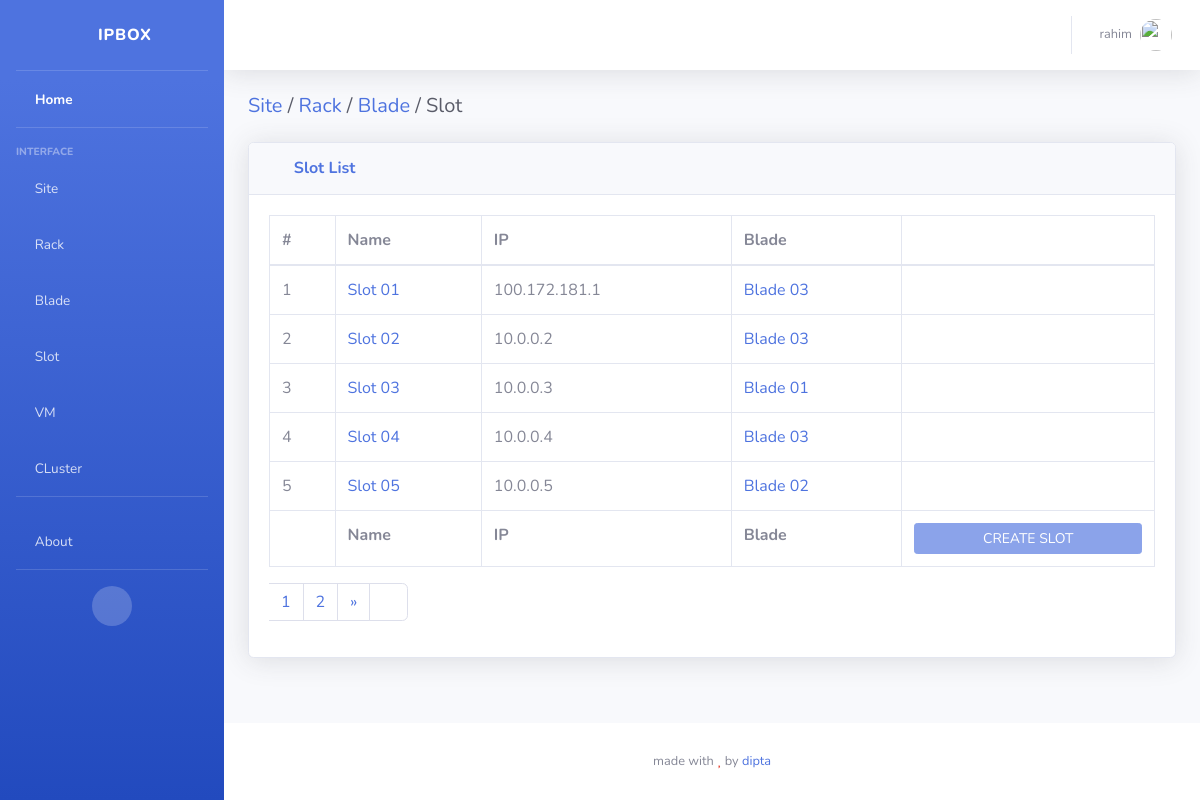
Page /slots/ (signed in) on the committed database.
### slotapp/models.py (models this page shows, shortened)
class Slot(models.Model):
  name    = models.CharField(max_length=128)
  ip      = models.GenericIPAddressField()
  blade   = models.ForeignKey(Blade, related_name="slots", on_delete=models.CASCADE)
  class Meta:
    verbose_name_plural = "Slots"

### bladeapp/models.py (models this page shows, shortened)
class Blade(models.Model):
  name    = models.CharField(max_length=128)
  ip      = models.GenericIPAddressField()
  rack    = models.ForeignKey(Rack, related_name="blades", on_delete=models.CASCADE)
  class Meta:
    verbose_name_plural = "Blades"

### slotapp/views.py (the view)
# urls.py: path('', views.slotList, name="slots"),
def slotList(request):
  dataPerPage = 5
  pageNum = request.GET.get('page', 1)
  slots = Slot.objects.all()
  p = Paginator(slots, dataPerPage)
  page_obj = p.page(pageNum)
  context = {
    'page_obj': page_obj,
    'generalUser': generalUser(request.user),
    'adminUser': adminUser(request.user)
  }
  return render(request, 'slotapp/slots.html', context)

### accounts/views/management.py (called while the page is built)
def generalUser(user):
    res = False
    try:
        if user is None:
            raise ValueError('User Not Found!')
        if not user.is_active:
            raise ValueError('User Not Active!')
        if user.is_authenticated:
            res = True
    except Exception as err:
        pass
    return res

def adminUser(user):
    res = False
    try:
        if generalUser(user):
            if user.is_superuser or user.is_staff:
                res = True
    except Exception as err:
        pass
    return res

### slotapp/templates/slotapp/slots.html
{% extends 'sbadmin/base.html' %}{% load static %} {% block content %}
<div class="d-sm-flex align-items-center justify-content-between mb-4">
  <h1 class="h5 mb-0 text-gray-800">
    <a href="{% url 'siteapp:sites' %}">Site<a/> /
    <a href="{% url 'rackapp:racks' %}">Rack<a/> /
    <a href="{% url 'bladeapp:blades' %}">Blade<a/> / Slot
  </h1>
</div>
<div class="card shadow mb-4">
  <div class="card-header py-3">
    <h6 class="m-0 font-weight-bold text-primary"><i class="fas fa-table mr-2"></i> Slot List</h6>
  </div>
  <div class="card-body">
    <div class="table-responsive">
      <table
        class="table table-bordered"
        id="dataTable"
        width="100%"
        cellspacing="0"
      >
        <thead>
          <tr>
            <th>#</th>
            <th>Name</th>
            <th>IP</th>
            <th>Blade</th>
            <th></th>
          </tr>
        </thead>
        <tfoot>
          <tr>
            <th></th>
            <th>Name</th>
            <th>IP</th>
            <th>Blade</th>
            <th>
              {% if adminUser %}
                <a href="{% url 'slotapp:slot_create' %}"
                  class="btn btn-primary btn-sm btn-block">CREATE SLOT</a>
              {% else %}
                <div class="btn btn-primary btn-sm btn-block disabled customNotAllowed">CREATE SLOT</div>
							{% endif %}
            </th>
          </tr>
        </tfoot>
        <tbody>
          {% for slot in page_obj %}
          <tr>
            <td>{{ forloop.counter }}</td>
            <td>
              <a href="{% url 'slotapp:slot_query' slot.id %}"
                class="text-primary">
                {{ slot.name }}
              </a>
            </td>
            <td>{{ slot.ip }}</td>
            <td>
              <a href="{% url 'bladeapp:blade_query' slot.blade.id %}"
                class="text-primary">
                {{ slot.blade.name }}
              </a>
            </td>
            <td class="text-center">
              {% if adminUser %}
                <a href="{% url 'slotapp:slot_update' slot.id %}"
                  class="text-info mr-4" title="edit">
                  <i class="fas fa-edit"></i>
                </a>
                <a href="#" class="text-danger ml-4" title="delete">
                  <i class="fas fa-trash-alt"></i>
                </a>
              {% else %}
                <span class="text-info mr-4 customNotAllowed" title="edit">
                  <i class="fas fa-edit"></i>
                </span>
                <span class="text-danger ml-4 customNotAllowed" title="delete">
                  <i class="fas fa-trash-alt"></i>
                </span>
              {% endif %}
            </td>
          </tr>
          {% endfor %}
        </tbody>
      </table>
      {% include 'core/pagination.html' %}
    </div>
  </div>
</div>
{% endblock content %}

### templates/sbadmin/components/navbar.html (shortened to what this page needs)
{% load static %}
<nav class="navbar navbar-expand navbar-light bg-white topbar mb-4 static-top shadow">
  <ul class="navbar-nav ml-auto">
    {% if user.is_authenticated %}
    <li class="nav-item dropdown no-arrow">
      <a
        class="nav-link dropdown-toggle"
        href="#"
        id="userDropdown"
        role="button"
        data-toggle="dropdown"
        aria-haspopup="true"
        aria-expanded="false"
      >
        <span class="mr-2 d-none d-lg-inline text-gray-600 small">
          {{user.username}}
        </span>
        <img
          class="img-profile rounded-circle"
          src="{% static 'themes/sbadmin/img/undraw_profile.svg' %}"
        />
      </a>
    </li>
    {% endif %}
  </ul>
</nav>

### static/themes/mystyle/css/mystyle.css (style rules this page uses)
.customNotAllowed { cursor: not-allowed; }

### rows in the picture
Slot: name "Slot 01", ip "100.172.181.1", blade.name "Blade 03"
Slot: name "Slot 02", ip "10.0.0.2", blade.name "Blade 03"
Slot: name "Slot 03", ip "10.0.0.3", blade.name "Blade 01"
Slot: name "Slot 04", ip "10.0.0.4", blade.name "Blade 03"
Slot: name "Slot 05", ip "10.0.0.5", blade.name "Blade 02"

### other values in the picture
{{ user.username }} "rahim"
{{ num }} "1"
{{ num }} "2"
